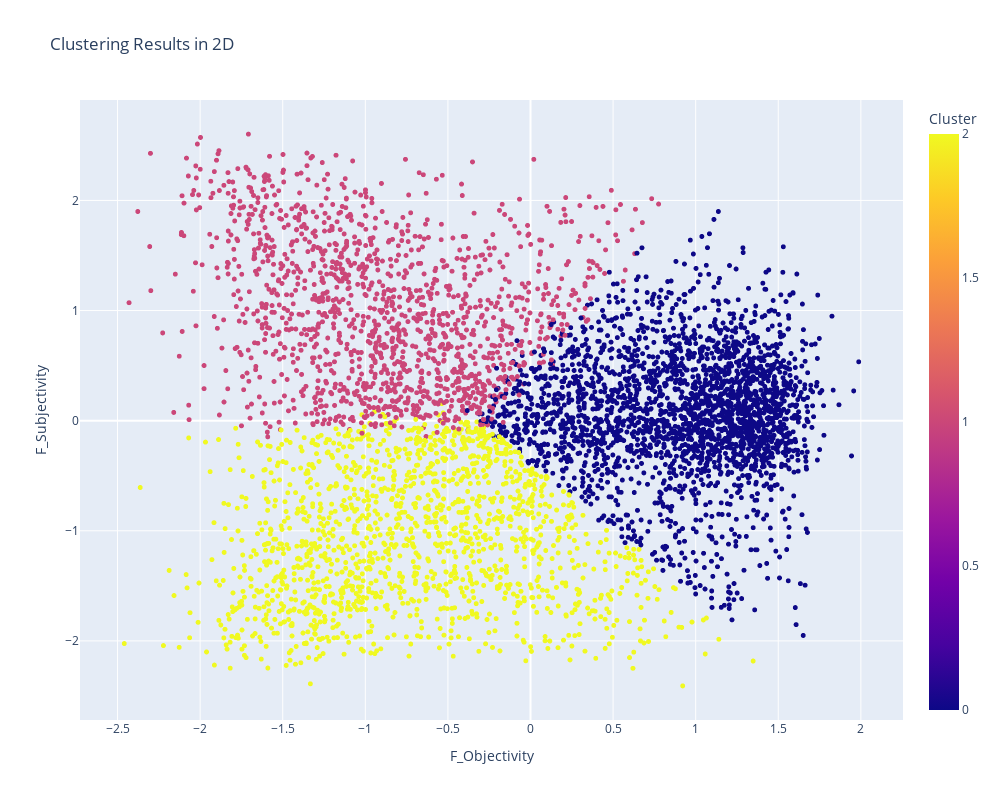

Here is the notebook cell this chart was saved with:
### Code cell
# Create a 3D scatter plot for visualization
fig = px.scatter(scores, x='F_Objectivity', y='F_Subjectivity', color='Cluster',
                     title='Clustering Results in 2D', hover_name=scores.index)

# Customize the visualization
fig.update_traces(marker=dict(size=5))  # Adjust the size of data points

# Set the figure size (width and height) in pixels
fig.update_layout(width=1000, height=800)

fig.show()

### Figure 1 — Plotly figure (JSON) as saved in the notebook; plotly's stock layout.template omitted (floating-point values rounded to 4 significant figures; data arrays with more than 128 entries replaced by an {"elided": "..."} marker saying what was removed)
{"data": [{"hovertemplate": "<b>%{hovertext}</b><br><br>F_Objectivity=%{x}<br>F_Subjectivity=%{y}<br>Cluster=%{marker.color}<extra></extra>", "hovertext": {"elided": "5553 str values"}, "legendgroup": "", "marker": {"color": {"elided": "5553 int values"}, "coloraxis": "coloraxis", "size": 5, "symbol": "circle"}, "mode": "markers", "name": "", "showlegend": false, "type": "scattergl", "x": {"elided": "5553 float values"}, "xaxis": "x", "y": {"elided": "5553 float values"}, "yaxis": "y"}], "layout": {"coloraxis": {"colorbar": {"title": {"text": "Cluster"}}, "colorscale": [[0, "#0d0887"], [0.1111, "#46039f"], [0.2222, "#7201a8"], [0.3333, "#9c179e"], [0.4444, "#bd3786"], [0.5556, "#d8576b"], [0.6667, "#ed7953"], [0.7778, "#fb9f3a"], [0.8889, "#fdca26"], [1, "#f0f921"]]}, "height": 800, "legend": {"tracegroupgap": 0}, "title": {"text": "Clustering Results in 2D"}, "width": 1000, "xaxis": {"anchor": "y", "domain": [0, 1], "title": {"text": "F_Objectivity"}}, "yaxis": {"anchor": "x", "domain": [0, 1], "title": {"text": "F_Subjectivity"}}}}
